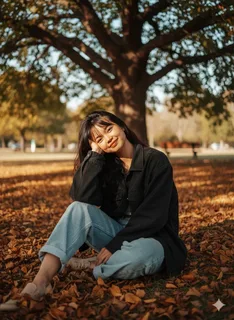
#> input picture 4/images/photo.webp, 234 x 320 px
$ jupyter execute 3-sem.ipynb
#> lines starting #> are read from the running program, lines starting #| are printed output that depends on the picture
# Семинар 3-СС. Есептер жинағы

Бұл дәптерде 3 есеп шешіледі:
1. Үш сүзгінің (орташа, Гаусс, медиана) жауабын қолмен есептеу
2. 1D сигналдағы медиана мен орташа сүзгіні салыстыру
3. Сүзгілеу сапасын бағалау — MSE, PSNR

[cell 1]
import numpy as np
import cv2
import matplotlib.pyplot as plt
import os

OUTPUT_DIR = "output"
os.makedirs(OUTPUT_DIR, exist_ok=True)

## Есеп 1: үш сүзгінің жауабын қолмен есептеу

**Берілгені:** орталығында импульстік шуы бар $3\times3$ фрагмент:

$$\begin{bmatrix}10 & 12 & 11 \\ 13 & 255 & 10 \\ 0 & 12 & 11\end{bmatrix}$$

Осы фрагментке **орташа (mean) $3\times3$**, **Гаусс $3\times3$ (салмағы 1/16)** және **медиана $3\times3$** сүзгілерінің орталық пиксельге әсерін есептейміз.

[cell 2]
fragment = np.array([
    [10, 12, 11],
    [13, 255, 10],
    [0, 12, 11],
], dtype=np.float64)

# 1) Орташа (mean) сүзгі 3x3
mean_result = fragment.sum() / 9
print(f"Орташа 3x3: сумма={fragment.sum():.0f}, нәтиже = {fragment.sum():.0f}/9 = {mean_result:.1f}")

# 2) Гаусс 3x3 ядросы, салмағы 1/16: [[1,2,1],[2,4,2],[1,2,1]]
gauss_kernel = np.array([
    [1, 2, 1],
    [2, 4, 2],
    [1, 2, 1],
], dtype=np.float64)
corners = fragment[0, 0] + fragment[0, 2] + fragment[2, 0] + fragment[2, 2]
edges = fragment[0, 1] + fragment[1, 0] + fragment[1, 2] + fragment[2, 1]
center = fragment[1, 1]
gauss_sum = 1 * corners + 2 * edges + 4 * center
gauss_result = gauss_sum / 16
print(f"\nГаусс 3x3 (1/16): бұрыштар=1*{corners:.0f}={1*corners:.0f}, "
      f"қырлар=2*{edges:.0f}={2*edges:.0f}, орталық=4*{center:.0f}={4*center:.0f}")
print(f"қосынды = {gauss_sum:.0f}, нәтиже = {gauss_sum:.0f}/16 = {gauss_result:.2f}")

# 3) Медиана 3x3
sorted_vals = np.sort(fragment.flatten())
median_result = np.median(fragment)
print(f"\nМедиана 3x3: реттелген мәндер = {sorted_vals.astype(int).tolist()}")
print(f"медиана = {median_result:.0f}")

# OpenCV арқылы тексеру
frag_u8 = fragment.astype(np.uint8)
cv_mean = cv2.blur(frag_u8, (3, 3))[1, 1]
cv_gauss = cv2.GaussianBlur(frag_u8, (3, 3), sigmaX=0)[1, 1]
cv_median = cv2.medianBlur(frag_u8, 3)[1, 1]
print(f"\nOpenCV арқылы тексеру (орталық пиксель): mean={cv_mean}, "
      f"gaussian={cv_gauss}, median={cv_median}")

[cell 3]
fig, axes = plt.subplots(1, 4, figsize=(15, 4))
titles = [
    f"Бастапқы\n(орталық=255)",
    f"Орташа 3x3\nнәтиже≈{mean_result:.1f}",
    f"Гаусс 3x3 (1/16)\nнәтиже≈{gauss_result:.1f}",
    f"Медиана 3x3\nнәтиже={median_result:.0f}",
]
results = [fragment[1, 1], mean_result, gauss_result, median_result]
for ax, title, val in zip(axes, titles, results):
    ax.imshow(fragment, cmap="gray", vmin=0, vmax=255)
    for i in range(3):
        for j in range(3):
            color = "white" if fragment[i, j] < 128 else "black"
            ax.text(j, i, f"{fragment[i, j]:.0f}", ha="center", va="center", color=color)
    ax.set_title(title, fontsize=10)
    ax.axis("off")
plt.tight_layout()
plt.savefig(os.path.join(OUTPUT_DIR, "task1_three_filters.png"), bbox_inches="tight", dpi=120)
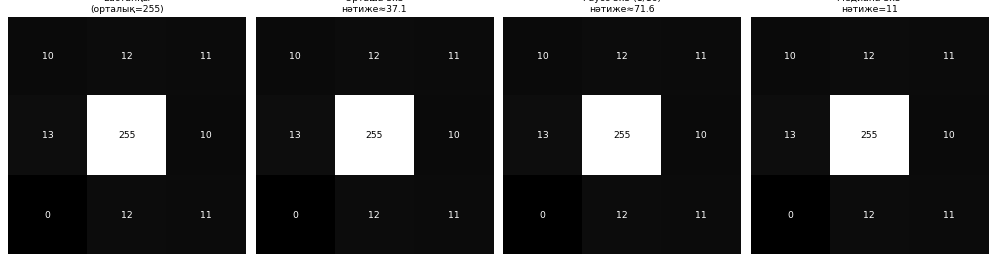
#> figure drawn by matplotlib, 4 panels
plt.show()

print(f"\nОрталық пиксель мәндері: бастапқы=255, mean={mean_result:.1f}, "
      f"gaussian={gauss_result:.1f}, median={median_result:.0f}")

**Қорытынды:** импульстік шуда сызықтық сүзгілер (орташа, Гаусс) қатені толығымен жоя алмайды — олар 255 мәнін көршілерге «жаяды» (mean → 37.1, Gaussian → 71.6, екеуі де әлі де түпнұсқа фонның мәнінен (~10-13) едәуір жоғары). Ал **медиана** сүзгісі шусыз көршілердің арасынан таңдайтындықтан, импульсті (255) толығымен алып тастап, нәтижені шынайы фон деңгейіне (11) қайтарады.

## Есеп 2: 1D сигналдағы медиана мен орташа сүзгі

**Кіріс сигнал:** `[10, 10, 200, 10, 10, 90, 90, 0, 90, 90]` — екі деңгейлі (10 және 90) сатылы сигналға екі импульстік шу (200 және 0) қосылған.

Терезе өлшемі $=3$, шеткі элементтер (бірінші/соңғы) сүзгіленбей, түпнұсқа күйінде қалады (border handling: тек ішкі нүктелер өңделеді).

[cell 4]
signal = np.array([10, 10, 200, 10, 10, 90, 90, 0, 90, 90], dtype=np.float64)
n = len(signal)

avg_filtered = signal.copy()
median_filtered = signal.copy()

for i in range(1, n - 1):
    window = signal[i - 1:i + 2]
    avg_filtered[i] = window.mean()
    median_filtered[i] = np.median(window)

print("Кіріс:      ", [f"{v:.0f}" for v in signal])
print("Орташа, 3:  ", [f"{v:.1f}" for v in avg_filtered])
print("Медиана, 3: ", [f"{v:.0f}" for v in median_filtered])

# Слайдтағы мысал: i=2 (0-индекс), терезе [10, 200, 10]
i = 2
window = signal[i - 1:i + 2]
print(f"\nМысал, i={i}: терезе {window.astype(int).tolist()}")
print(f"орташа = {window.sum():.0f}/3 ≈ {window.mean():.1f} · медиана = {np.median(window):.0f}")

[cell 5]
fig, ax = plt.subplots(figsize=(11, 5))
x = np.arange(n)
ax.plot(x, signal, "o--", color="gray", label="Кіріс сигнал", alpha=0.7)
ax.plot(x, avg_filtered, "s-", color="darkorange", label="Орташа, терезе=3")
ax.plot(x, median_filtered, "^-", color="seagreen", label="Медиана, терезе=3")
ax.set_xticks(x)
ax.set_xlabel("Индекс")
ax.set_ylabel("Мән")
ax.legend()
ax.set_title("1D сигналдағы медиана мен орташа сүзгінің салыстыруы")
ax.grid(alpha=0.3)
plt.tight_layout()
plt.savefig(os.path.join(OUTPUT_DIR, "task2_1d_signal.png"), bbox_inches="tight", dpi=120)
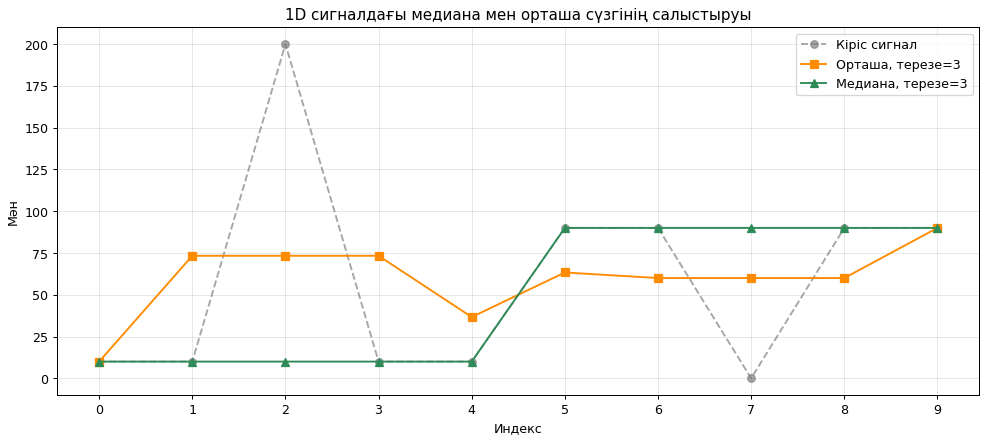
#> figure drawn by matplotlib, 1 panel; curve peaks at x = 2, y = 200; curve peaks at x = 9, y = 90; curve peaks at x = 5, y = 90
plt.show()

**Қорытынды:** медиана сүзгісі екі импульсті (200 және 0) толығымен жойып, 10 → 90 сатылы шекараны да өзгеріссіз, өткір күйінде сақтады. Ал орташа сүзгі импульстерді жоя алмай, оларды көршілес нүктелерге «жайды» (мысалы, 73.3 және 36.7 мәндері), әрі сатылы шекараны да бұлдырлатты (60, 63.3 сияқты аралық мәндер пайда болды). Бұл — медиана сүзгісінің шеттерді сақтай отырып импульстік шуды басатынының көрнекі дәлелі.

## Есеп 3: сүзгілеу сапасын бағалау — MSE, PSNR

**Берілгені:** $2\times2$ эталон блок (барлығы 100) және сүзгіден кейінгі нәтиже.

$$MSE = \frac{1}{N}\sum (I - K)^2, \qquad PSNR = 10\lg\left(\frac{MAX^2}{MSE}\right),\ MAX=255$$

[cell 6]
reference = np.array([[100, 100], [100, 100]], dtype=np.float64)
filtered = np.array([[102, 98], [101, 99]], dtype=np.float64)

diff_sq = (reference - filtered) ** 2
mse = diff_sq.mean()
psnr = 10 * np.log10(255 ** 2 / mse)

print("Айырмашылық квадраттары:")
print(diff_sq)
print(f"\nMSE = ({'+'.join(str(int(v)) for v in diff_sq.flatten())}) / 4 = "
      f"{diff_sq.sum():.0f} / 4 = {mse:.2f}")
print(f"PSNR = 10*lg(255^2 / {mse:.1f}) = 10*lg({255**2/mse:.1f}) ≈ {psnr:.1f} дБ")

# OpenCV арқылы тексеру
cv_psnr = cv2.PSNR(reference.astype(np.uint8), filtered.astype(np.uint8))
print(f"\nOpenCV cv2.PSNR() арқылы тексеру: {cv_psnr:.2f} дБ")

**SSIM туралы:** PSNR тек пиксельдік айырмашылықты өлшесе, **SSIM** (Structural Similarity Index) жарықтықты, контрастты және құрылымды бірге салыстырады: $SSIM=1$ — толық ұқсас. SSIM адамның көру қабылдауына PSNR-ға қарағанда жақынырақ, себебі PSNR жоғары болса да, кескін адам көзіне бұрмаланған болып көрінуі мүмкін (немесе керісінше).

### Өз бетінше: $\sigma=20$ Гаусс шуы үшін (сүзгісіз) PSNR неге тең?

Сүзгіленбеген, тек Гаусс шуы қосылған кескін үшін теориялық түрде $MSE \approx \sigma^2$ (шудың дисперсиясы), себебі шу нөлдік ортамен таралған. Мұны нақты кескінге шу қосып, эксперимент арқылы тексереміз.

[cell 7]
sigma = 20

# Теориялық болжам: MSE ≈ sigma^2
theoretical_mse = sigma ** 2
theoretical_psnr = 10 * np.log10(255 ** 2 / theoretical_mse)
print(f"Теориялық: MSE ≈ σ² = {theoretical_mse}, "
      f"PSNR = 10*lg(255²/{theoretical_mse}) ≈ {theoretical_psnr:.2f} дБ")

# Эксперимент: нақты фотоға Гаусс шуын қосып тексереміз
img = cv2.imread("images/photo.webp")
#> img is the input picture: shape (320, 234, 3); mean B, G, R 53.1, 72.1, 89.4
np.random.seed(0)
noise = np.random.normal(0, sigma, img.shape)
noisy = np.clip(img.astype(np.float64) + noise, 0, 255).astype(np.uint8)
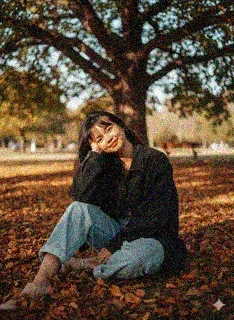
#> noisy: shape (320, 234, 3); mean B, G, R 54.1, 72.4, 89.3

empirical_mse = np.mean((img.astype(np.float64) - noisy.astype(np.float64)) ** 2)
#> empirical_mse = 355.9
empirical_psnr = cv2.PSNR(img, noisy)
#> empirical_psnr = 22.62
print(f"\nЭксперимент (нақты фотомен): MSE = {empirical_mse:.2f}, "
      f"PSNR = {empirical_psnr:.2f} дБ")
#| Эксперимент (нақты фотомен): MSE = 355.87, PSNR = 22.62 дБ
print("\nТеориялық және эксперименттік мәндер бір-біріне жақын — "
      "бұл MSE ≈ σ² болжамын растайды.")

$ run again, with 4/images/night.webp copied over 4/images/photo.webp
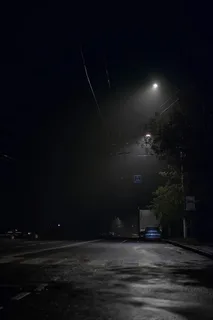
#> input picture 4/images/night.webp, 213 x 320 px
#> img is the input picture: shape (320, 213, 3); mean B, G, R 23.9, 20, 19
#> `noisy = np.clip(img.astype(np.float64) + noise, 0, 255).astype(np.uint8)`:
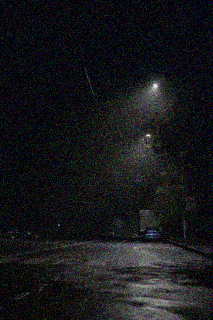
#> noisy: shape (320, 213, 3); mean B, G, R 25.8, 23.2, 22.6
#> empirical_mse = 272
#> empirical_psnr = 23.79
#| Эксперимент (нақты фотомен): MSE = 271.96, PSNR = 23.79 дБ
